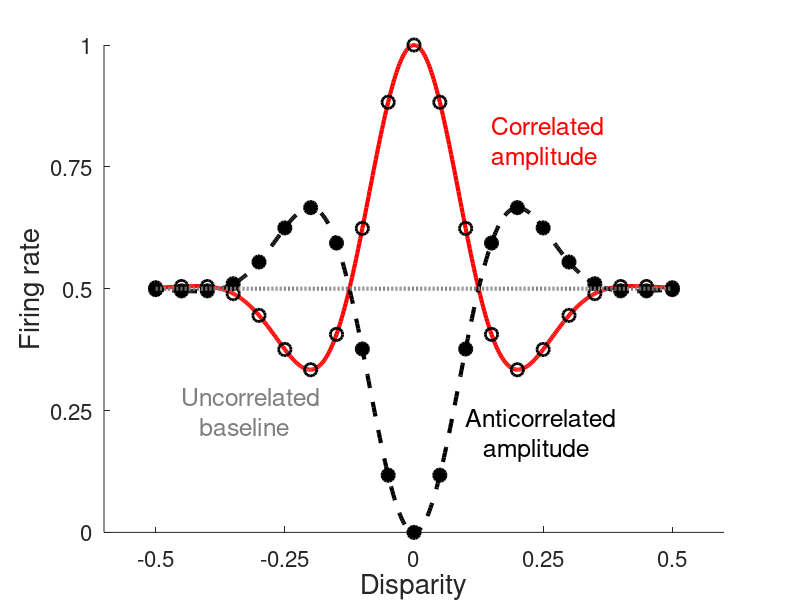

The MATLAB source for this figure:
function fig1();

fig_dims = [800,500];
x = linspace(-0.5,0.5,501);
x2 = linspace(-0.5,0.5,21);

lw=3;
ms=9;

gray = [0.5,0.5,0.5];

[c1,a1] = tcs(x);
[c2,a2] = tcs(x2);

figure(); hold on;
plot(x,c1,'r -','linewidth',lw);
plot(x2,c2,'k o','markersize',ms,'linewidth',2);

plot(x,a1,'k --','linewidth',lw)
plot(x2,a2,'k o','markersize',ms,'markerfacecolor','k','linewidth',2);

plot(x,x*0+0.5,':','color',gray,'linewidth',lw);

set(gca,'ytick',0:0.25:1,'xtick',-0.5:0.25:0.5,'fontsize',16);
xlabel('Disparity','fontsize',20);
ylabel('Firing rate','fontsize',20);
set(gcf,'color','white','position',[100,100,100+fig_dims(1),100+fig_dims(2)])

text(0.15,0.8,sprintf('Correlated\namplitude'),'color','r','fontsize',18);
text(0.1,0.2,sprintf('Anticorrelated\n   amplitude'),'color','k','fontsize',18);
text(-0.45,0.25,sprintf('Uncorrelated\n   baseline'),'color',gray,'fontsize',18)
end

function [c,a] = tcs(x);
    sigma=0.15;
    f = 0.3/sigma;
    g = @(x)(exp(-x.^2./(2*sigma^2)) .* cos(2*pi*f*x));
    
    c0 = g(x);
    a0 = -g(x);

    c = (c0-min(a0))./(max(c0)-min(a0));
    a = (a0-min(a0))./(max(c0)-min(a0));
end
